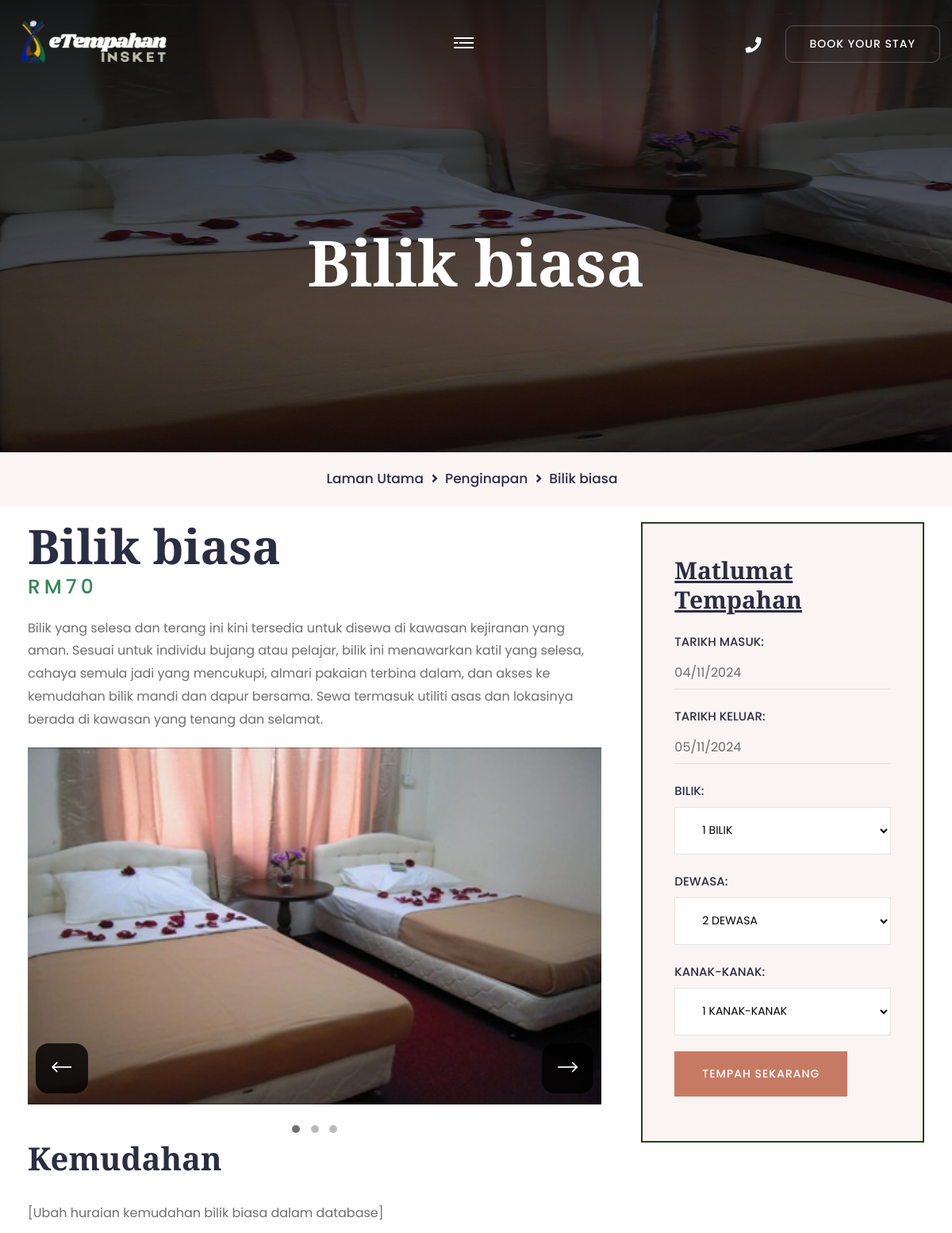
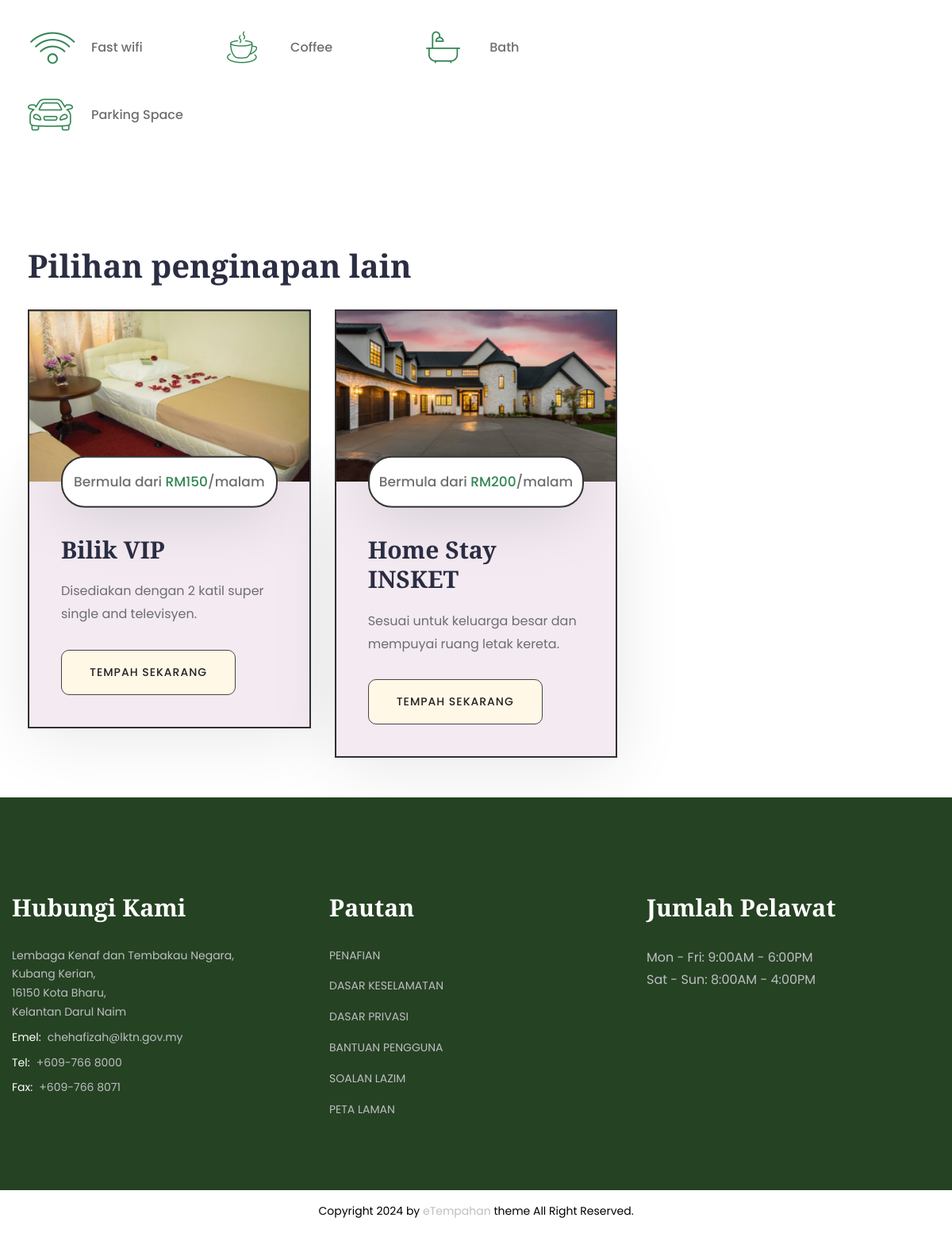
The page /room_details.php?room_id=1 on the database its author committed (2 pictures, top to bottom).
### tables this page shows
CREATE TABLE `bilik_pic` (
  `id_gambar` int(10) NOT NULL,
  `jenis_gambar` varchar(50) NOT NULL,
  `url_gambar` text NOT NULL,
  `id_bilik` int(10) NOT NULL
);

CREATE TABLE `bilik` (
  `id_bilik` int(10) NOT NULL,
  `nama_bilik` varchar(50) NOT NULL,
  `kapasiti` int(4) NOT NULL,
  `jenis_bilik` varchar(15) NOT NULL,
  `harga_semalaman` float NOT NULL,
  `huraian_kemudahan` text NOT NULL,
  `huraian_pendek` text DEFAULT NULL,
  `huraian` text DEFAULT NULL,
  `keluasan` int(10) NOT NULL,
  `id_admin` int(10) DEFAULT NULL
);

CREATE TABLE `kemudahan` (
  `id_kemudahan` int(11) NOT NULL,
  `nama` varchar(25) NOT NULL,
  `icon` varchar(25) NOT NULL
);

### room_details.php (the view, shortened to what this page needs)
<?php
include("database/database.php");
$stmt = "SELECT * FROM bilik WHERE id_bilik = '" . $_GET['room_id'] . "'";
try {
    $result = mysqli_query($conn, $stmt);
    $row = mysqli_fetch_assoc($result);
} catch (Exception $e) {
    echo "Error: " . $e->getMessage();
}
?>
<!DOCTYPE html>
<html lang="en">
<head>
<link href="assets/css/bootstrap.css" rel="stylesheet">
<link href="assets/css/style.css" rel="stylesheet">
<link href="assets/css/responsive.css" rel="stylesheet">
<link href="assets/css/color.css" rel="stylesheet">
</head>
<body>
<div class="page-wrapper">
	<?php include 'partials/header.php';
    ?>
    <div class="page-title" style="background-image: url(<?php echo $_SESSION['room_banner']; ?>);">
        <div class="auto-container">
            <h1><?php echo $_SESSION['room_name'] ?></h1>
        </div>
    </div>
    <div class="bredcrumb-wrap">
        <div class="auto-container">
            <ul class="bredcrumb-list">
                <li><a href="index.php">Laman Utama</a></li>
                <li><a href="pakejPenginapan.php">Penginapan</a></li>
                <li><?php echo $_SESSION['room_name'] ?></li>
            </ul>
        </div>
    </div>
    <section class="section-padding">
        <div class="auto-container">
            <div class="row">
                <div class="col-lg-8 pe-lg-35">
                    <div class="single-post">
                        <h2 class="mb_10"><?php echo $_SESSION['room_name'] ?></h2>
                        <span class="section_heading_title_small" style="font-size: 25px;" >RM<?php echo $_SESSION['room_price'] ?></span>
                        <p class="mb_20 mt_20"><?php echo $_SESSION['room_long_desc'];?></p>
                        <div class="slider-container" style="width: 100%; max-width: 828px; height: 450px; position: relative; overflow: hidden; margin-bottom: 20px;">
                            <div class="slider-wrapper" style="display: flex; transition: transform 0.5s ease;">
                                <?php
                                $stmt3 = "SELECT url_gambar FROM bilik_pic WHERE id_bilik = ? AND jenis_gambar IN ('main', 'add')";
                                $stmt = mysqli_prepare($conn, $stmt3);
                                mysqli_stmt_bind_param($stmt, "i", $_GET['room_id']);
                                try {
                                    mysqli_stmt_execute($stmt);
                                    $result3 = mysqli_stmt_get_result($stmt);
                                    $slideCount = mysqli_num_rows($result3);
                                    $slideIndex = 0;
                                    while ($row2 = mysqli_fetch_assoc($result3)) {
                                        $imageUrl = $row2['url_gambar'];
                                        echo '<div class="slider-slide" style="min-width: 100%; box-sizing: border-box;" data-slide="' . $slideIndex . '">
                                                <img src="' . $imageUrl . '" alt="Slide image" style="width: 100%; height: 450px; object-fit: cover;">
                                            </div>';
                                        $slideIndex++;
                                    }
                                } catch (mysqli_sql_exception $e) {
                                    echo "Error: " . $e->getMessage();
                                }
                                ?>
                            </div>
                            <button id="prev" style="position: absolute; top: 90%; left: 10px; z-index: 10; transform: translateY(-50%); background: rgba(0, 0, 0, 0.8); color: white; border-radius: 25%; padding: 20px;">
                                <span><i class="icon-3"></i></span>
                            </button>
                            <button id="next" style="position: absolute; top: 90%; right: 10px; z-index: 10; transform: translateY(-50%); background: rgba(0, 0, 0, 0.8); color: white; border-radius: 25%; padding: 20px;">
                                <span><i class="icon-2"></i></span>
                            </button>
                        </div>
                        <div class="pagination-dots" style="text-align: center; margin-top: 10px; color:black">
                            <?php for ($i = 0; $i < $slideCount; $i++): ?>
                                <span class="dot" data-slide="<?= $i ?>" style="display: inline-block; width: 10px; height: 10px; margin: 0 5px; background-color: #bbb; border-radius: 50%; cursor: pointer;"></span>
                            <?php endfor; ?>
                        </div>
                        <h3 class="fs_40 mb_30">Kemudahan</h3>
                        <p class="mb_50"><?php echo $row['huraian_kemudahan']?></p>
                        <?php
                        $stmt4 = "SELECT k.nama, k.icon FROM kemudahan k LEFT JOIN bilik_kemudahan b ON k.id_kemudahan = b.id_bilik_kemudahan WHERE b.id_bilik = $_GET[room_id]";
                        try {
                        $result4 = mysqli_query($conn, $stmt4);
                        if ($result4->num_rows > 0) {
                            echo '<div class="row mb_30">';
                            while($row4 = $result4->fetch_assoc()) {
                                echo '<div class="col-md-4 col-sm-6 mb_45">';
                                echo '<div class="d-flex align-items-center">';
                                echo '<i class="' . $row4['icon'] . ' theme-color fs_40 w_55 mr_25"></i>';
                                echo '<p class="fw_medium mb_0">' . $row4['nama'] . '</p>';
                                echo '</div>';
                                echo '</div>';
                            }
                            echo '</div>';
                            } else {
                                echo '<p>Tiada Kemudahan disediakan.</p>';
                            }
                        } catch (Exception $e) {
                        echo 'Error: ' . $e->getMessage();
                        }
                        ?>
                    </div>
                </div>
                <div class="col-lg-4">
                    <div class="widget mb_40 gray-bg p_40" style="border: #254222 solid 2px;">
                        <h4 class="mb_20"><u>Matlumat Tempahan</u></h4>
                        <div class="booking-form-3">
                            <form class="hotel-booking-form-1-form d-block" action="booking_confirmation.php" method="POST">
                                <div class="form-group">
                                    <p class="hotel-booking-form-1-label">TARIKH MASUK:</p>
                                    <input placeholder="17 Sep, 2022" type="text" name="check_in" id="nd_booking_archive_form_date_range_from" value="" />
                                </div>
                                <div class="form-group">
                                    <p class="hotel-booking-form-1-label">TARIKH KELUAR:</p>
                                    <input placeholder="21 Sep, 2022" type="text" name="check_out" id="nd_booking_archive_form_date_range_to" value="" />
                                </div>
                                <?php if ($_SESSION['room_type'] == 'room'): ?>
                                    <div class="form-group">
                                        <p class="hotel-booking-form-1-label">BILIK:</p>
                                        <select name="rooms">
                                            <option value="1">1 BILIK</option>
                                        </select>
                                    </div>
                                <?php else: ?>
                                    <input type="hidden" name="rooms" value="1">
                                <?php endif; ?>
                                <div class="form-group">
                                    <p class="hotel-booking-form-1-label">DEWASA:</p>
                                    <select name="adults">
                                        <option value="2">2 DEWASA</option>
                                    </select>
                                </div>
                                <div class="form-group mb_50">
                                    <p class="hotel-booking-form-1-label">KANAK-KANAK:</p>
                                    <select name="children">
                                        <option value="1">1 KANAK-KANAK</option>
                                    </select>
                                </div>
                                <div class="form-group mb-3">
                                    <button type="submit" class="btn-1">Tempah Sekarang<span></span></button>
                                </div>
                            </form>
                        </div>
                    </div>
                </div>
            </div>
        </div>
    </section>
    <?php
    include 'partials/additional_room.php';
    include 'partials/footer.php';
    mysqli_close($conn);?>
</div>
</body>
</html>

### partials/additional_room.php
<?php include 'database/database.php';?>
<section class="section-padding">
        <div class="auto-container">
            <div class="section_heading text-left mb_30 mt_30">
                <h3 class="section_heading_title_big">Pilihan penginapan lain</h3>
            </div>
            <div class="row">
                <?php
                try{
                    $selected_room_id = isset($_SESSION['room_id']) ? (int)$_SESSION['room_id'] : 0;
                    $stmt = "SELECT * FROM bilik r LEFT JOIN bilik_pic ri ON r.id_bilik = ri.id_bilik WHERE jenis_gambar = 'main';";
                    $result = $conn->query($stmt);
                    if ($result->num_rows > 0) {
                        while ($room = $result->fetch_assoc()) {
                            $room_id = $room['id_bilik'];
                            if ($room_id == $selected_room_id) {
                                continue;
                            }
                            $room_name = $room['nama_bilik'];
                            $short_description = $room['huraian_pendek'];
                            $price = $room['harga_semalaman'];
                            $main_img = $room['url_gambar'];
                    ?>
                        <div class="col-lg-4 col-md-6">
                            <div class="room-1-block wow fadeInUp" data-wow-delay=".2s" data-wow-duration="1.2s">
                                <div class="room-1-image hvr-img-zoom-1">
                                    <img src="<?php echo htmlspecialchars($main_img); ?>" alt="">
                                </div>
                                <div class="room-1-content">
                                    <p class="room-1-meta-info">Bermula dari <span class="theme-color">RM<?php echo htmlspecialchars($price); ?></span>/malam</p>
                                    <h4 class="room-1-title mb_20">
                                        <a href="room-details_<?php echo htmlspecialchars($room_id); ?>.php">
                                            <?php echo htmlspecialchars($room_name); ?>
                                        </a>
                                    </h4>
                                    <p class="room-1-text mb_30"><?php echo htmlspecialchars($short_description); ?></p>
                                    <div class="link-btn">
                                        <a href="room_details.php?room_id=<?php echo htmlspecialchars($room_id); ?>" class="btn-1 btn-alt">Tempah Sekarang <span></span></a>
                                    </div>
                                </div>
                            </div>
                        </div>
                    <?php
                    }
                    }
                    else {
                        echo "<p>No rooms available at the moment.</p>";
                    }
                }catch (mysqli_sql_exception $e) {
                    echo "Error: " . $e->getMessage();
                }
                    ?>
            </div>
        </div>
    </section>

### assets/css/responsive.css (style rules this page uses)
@media only screen and (max-width: 7000px) { .page-wrapper { overflow: hidden; } }
@media only screen and (max-width: 1200px) { .section_heading { position: relative; z-index: 1; } }

### assets/css/color.css (style rules this page uses)
:root { --theme-color: #338653; }

### assets/css/icomoon.css (style rules this page uses)
[class^="icon-"], [class*=" icon-"] { font-family: 'icomoon' !important; speak: never; font-style: normal; font-weight: normal; font-variant: normal; text-transform: none; line-height: 1; -webkit-font-smoothing: antialiased; -moz-osx-font-smoothing: grayscale; }
.icon-2:before { content: "\e901"; }
.icon-3:before { content: "\e902"; }
.icon-8:before { content: "\e907"; }
.icon-9:before { content: "\e908"; }
.icon-10:before { content: "\e909"; }
.icon-11:before { content: "\e90a"; }

### assets/css/elpath.css (style rules this page uses)
.fs_40 { font-size: 40px; }
.fw_medium { font-weight: 500; }
.w_55 { width: 55px; }
.mt_20 { margin-top: 20px; }
.mt_30 { margin-top: 30px; }
.mr_25 { margin-right: 25px; }
.mb_0 { margin-bottom: 0; }
.mb_10 { margin-bottom: 10px; }
.mb_20 { margin-bottom: 20px; }
.mb_30 { margin-bottom: 30px; }
.mb_40 { margin-bottom: 40px; }
.mb_45 { margin-bottom: 45px; }
.mb_50 { margin-bottom: 50px; }
.p_40 { padding: 40px; }

### rows shown on the page
bilik: huraian_kemudahan "[Ubah huraian kemudahan bilik biasa dalam database]"
kemudahan: nama "Fast wifi"
kemudahan: nama "Coffee"
kemudahan: nama "Bath"
kemudahan: nama "Parking Space"
bilik_pic: shows a picture, id_bilik.harga_semalaman "150", id_bilik.nama_bilik "Bilik VIP", id_bilik.huraian_pendek "Disediakan dengan 2 katil super single and televisyen."
bilik_pic: shows a picture, id_bilik.harga_semalaman "200", id_bilik.nama_bilik "Home Stay INSKET", id_bilik.huraian_pendek "Sesuai untuk keluarga besar dan mempuyai ruang letak kereta."

### other values the page prints
$_SESSION['room_name'] "Bilik biasa"
$_SESSION['room_price'] "70"
